Frame 1 (no input): blank canvas, image omitted
Frame 60 (the mouse pressed at the canvas centre just before this capture): blank canvas, image omitted
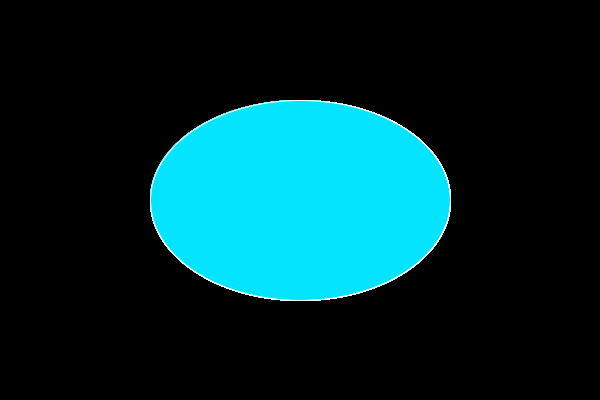
Frame 120 (the mouse held since frame 60 and released just before this capture)

The Processing sketch whose frames 1 and 60 were blank and that drew this single picture after the mouse press (run headless with seeded random() and noise(); from frame 60 on, the mouse is pressed at the canvas centre):

// Processing sketch: processing_83667
// ── processing_83667.pde

void setup()
{
size(600,400);
background(0,0,0);
frameRate(20);
fill(5,228,255);
smooth();
}
void draw()
{
ellipse(mouseX,mouseY,mouseX,mouseY);
stroke(255,255,255);
}
